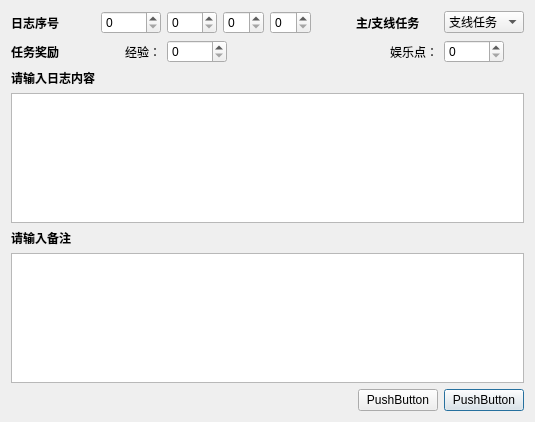
<?xml version="1.0" encoding="UTF-8"?>
<ui version="4.0">
 <class>Dialog</class>
 <widget class="QDialog" name="Dialog">
  <property name="geometry">
   <rect>
    <x>0</x>
    <y>0</y>
    <width>535</width>
    <height>422</height>
   </rect>
  </property>
  <property name="windowTitle">
   <string>Dialog</string>
  </property>
  <layout class="QGridLayout" name="gridLayout">
   <item row="0" column="1">
    <widget class="QSpinBox" name="spinBox_3">
     <property name="sizePolicy">
      <sizepolicy hsizetype="Fixed" vsizetype="Fixed">
       <horstretch>0</horstretch>
       <verstretch>0</verstretch>
      </sizepolicy>
     </property>
     <property name="minimumSize">
      <size>
       <width>60</width>
       <height>0</height>
      </size>
     </property>
    </widget>
   </item>
   <item row="0" column="2">
    <widget class="QSpinBox" name="spinBox_4">
     <property name="sizePolicy">
      <sizepolicy hsizetype="Fixed" vsizetype="Fixed">
       <horstretch>0</horstretch>
       <verstretch>0</verstretch>
      </sizepolicy>
     </property>
     <property name="minimumSize">
      <size>
       <width>50</width>
       <height>0</height>
      </size>
     </property>
    </widget>
   </item>
   <item row="1" column="0">
    <widget class="QLabel" name="label_3">
     <property name="font">
      <font>
       <weight>75</weight>
       <bold>true</bold>
      </font>
     </property>
     <property name="text">
      <string>任务奖励</string>
     </property>
    </widget>
   </item>
   <item row="6" column="0" colspan="9">
    <widget class="QTextEdit" name="textEdit_2"/>
   </item>
   <item row="4" column="0">
    <widget class="QLabel" name="label_7">
     <property name="font">
      <font>
       <weight>75</weight>
       <bold>true</bold>
      </font>
     </property>
     <property name="text">
      <string>请输入备注</string>
     </property>
    </widget>
   </item>
   <item row="7" column="8">
    <widget class="QPushButton" name="pushButton_2">
     <property name="text">
      <string>PushButton</string>
     </property>
    </widget>
   </item>
   <item row="7" column="7">
    <widget class="QPushButton" name="pushButton">
     <property name="text">
      <string>PushButton</string>
     </property>
    </widget>
   </item>
   <item row="0" column="6" colspan="2" alignment="Qt::AlignHCenter">
    <widget class="QLabel" name="label_6">
     <property name="font">
      <font>
       <weight>75</weight>
       <bold>true</bold>
      </font>
     </property>
     <property name="text">
      <string>主/支线任务</string>
     </property>
    </widget>
   </item>
   <item row="2" column="0">
    <widget class="QLabel" name="label">
     <property name="font">
      <font>
       <weight>75</weight>
       <bold>true</bold>
      </font>
     </property>
     <property name="text">
      <string>请输入日志内容</string>
     </property>
    </widget>
   </item>
   <item row="0" column="8">
    <widget class="QComboBox" name="comboBox">
     <item>
      <property name="text">
       <string>支线任务</string>
      </property>
     </item>
     <item>
      <property name="text">
       <string>主线任务</string>
      </property>
     </item>
    </widget>
   </item>
   <item row="0" column="0">
    <widget class="QLabel" name="label_2">
     <property name="font">
      <font>
       <weight>75</weight>
       <bold>true</bold>
      </font>
     </property>
     <property name="text">
      <string>日志序号</string>
     </property>
    </widget>
   </item>
   <item row="3" column="0" colspan="9">
    <widget class="QTextEdit" name="textEdit"/>
   </item>
   <item row="0" column="4">
    <widget class="QSpinBox" name="spinBox_6"/>
   </item>
   <item row="0" column="3">
    <widget class="QSpinBox" name="spinBox_5"/>
   </item>
   <item row="1" column="7" alignment="Qt::AlignRight">
    <widget class="QLabel" name="label_5">
     <property name="font">
      <font>
       <weight>50</weight>
       <bold>false</bold>
      </font>
     </property>
     <property name="text">
      <string>娱乐点：</string>
     </property>
    </widget>
   </item>
   <item row="1" column="8">
    <widget class="QSpinBox" name="spinBox_2">
     <property name="sizePolicy">
      <sizepolicy hsizetype="Fixed" vsizetype="Fixed">
       <horstretch>0</horstretch>
       <verstretch>0</verstretch>
      </sizepolicy>
     </property>
     <property name="minimumSize">
      <size>
       <width>60</width>
       <height>0</height>
      </size>
     </property>
    </widget>
   </item>
   <item row="1" column="2" colspan="2">
    <widget class="QSpinBox" name="spinBox">
     <property name="sizePolicy">
      <sizepolicy hsizetype="Fixed" vsizetype="Fixed">
       <horstretch>0</horstretch>
       <verstretch>0</verstretch>
      </sizepolicy>
     </property>
     <property name="minimumSize">
      <size>
       <width>60</width>
       <height>0</height>
      </size>
     </property>
    </widget>
   </item>
   <item row="1" column="1" alignment="Qt::AlignRight">
    <widget class="QLabel" name="label_4">
     <property name="text">
      <string>经验：</string>
     </property>
    </widget>
   </item>
  </layout>
 </widget>
 <resources/>
 <connections/>
</ui>
